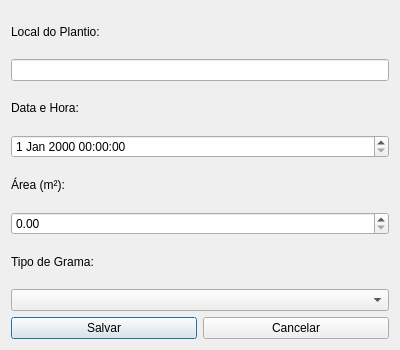
<?xml version="1.0" encoding="UTF-8"?>
<ui version="4.0">
 <class>CadastrarPlantioDialog</class>
 <widget class="QDialog" name="CadastrarPlantioDialog">
  <property name="geometry">
   <rect>
    <x>0</x>
    <y>0</y>
    <width>400</width>
    <height>350</height>
   </rect>
  </property>
  <property name="windowTitle">
   <string>Cadastrar Plantio Confirmado</string>
  </property>
  <layout class="QVBoxLayout" name="verticalLayout">
   <item>
    <widget class="QLabel" name="labelLocal">
     <property name="text">
      <string>Local do Plantio:</string>
     </property>
    </widget>
   </item>
   <item>
    <widget class="QLineEdit" name="inputLocal"/>
   </item>
   <item>
    <widget class="QLabel" name="labelData">
     <property name="text">
      <string>Data e Hora:</string>
     </property>
    </widget>
   </item>
   <item>
    <widget class="QDateTimeEdit" name="inputDataHora"/>
   </item>
   <item>
    <widget class="QLabel" name="labelArea">
     <property name="text">
      <string>Área (m²):</string>
     </property>
    </widget>
   </item>
   <item>
    <widget class="QDoubleSpinBox" name="inputArea">
     <property name="maximum">
      <double>999999.99</double>
     </property>
    </widget>
   </item>
   <item>
    <widget class="QLabel" name="labelGrama">
     <property name="text">
      <string>Tipo de Grama:</string>
     </property>
    </widget>
   </item>
   <item>
    <widget class="QComboBox" name="comboTipoGrama"/>
   </item>
   <item>
    <layout class="QHBoxLayout" name="horizontalLayout">
     <item>
      <widget class="QPushButton" name="btnSalvar">
       <property name="text">
        <string>Salvar</string>
       </property>
      </widget>
     </item>
     <item>
      <widget class="QPushButton" name="btnCancelar">
       <property name="text">
        <string>Cancelar</string>
       </property>
      </widget>
     </item>
    </layout>
   </item>
  </layout>
 </widget>
 <resources/>
 <connections/>
</ui>
